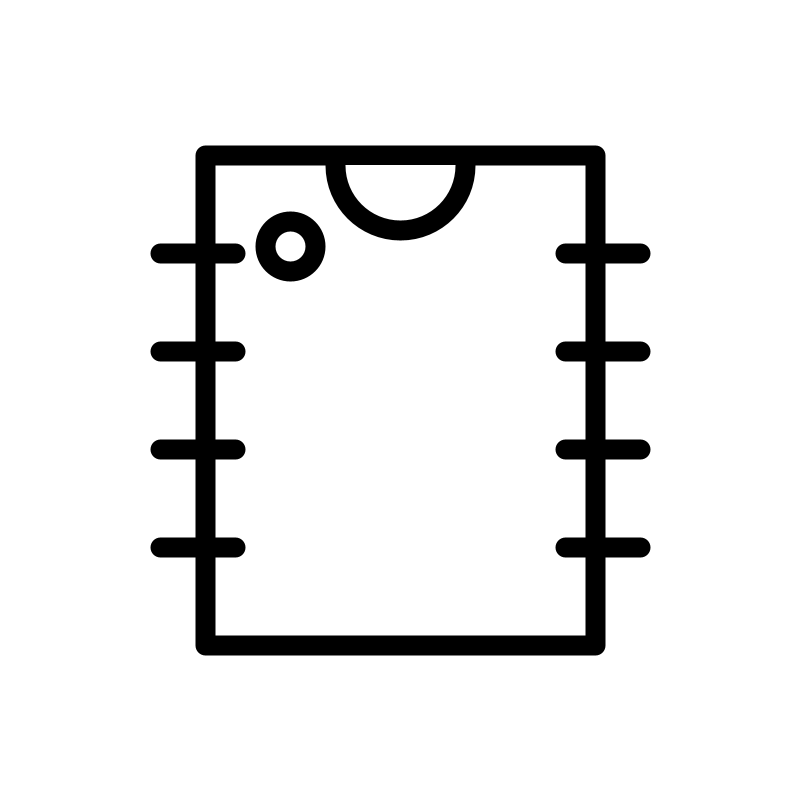
Frame 1 (no input)
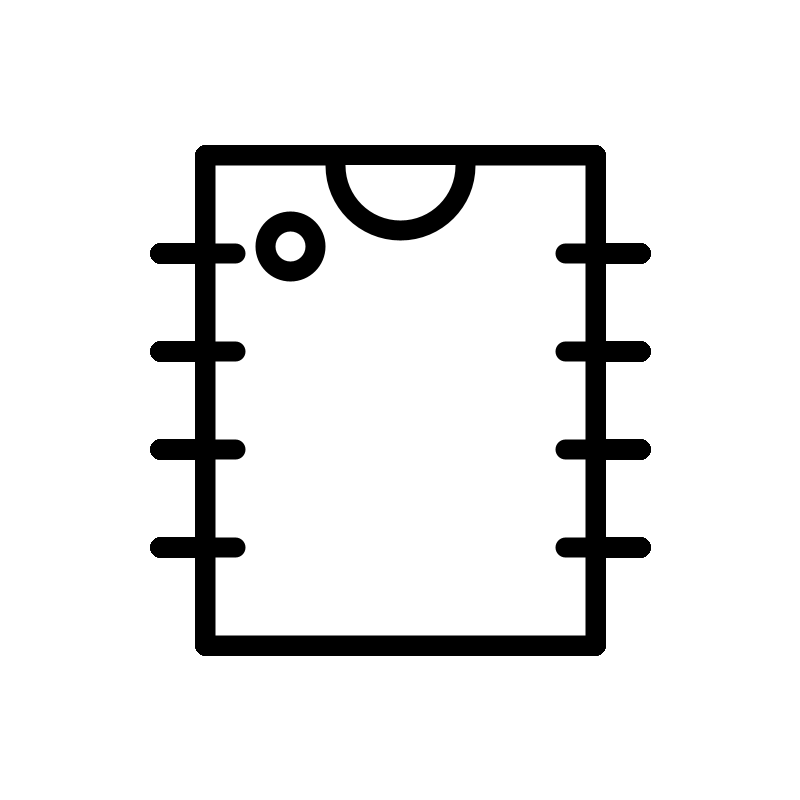
Frame 60 (the mouse pressed at the canvas centre just before this capture)
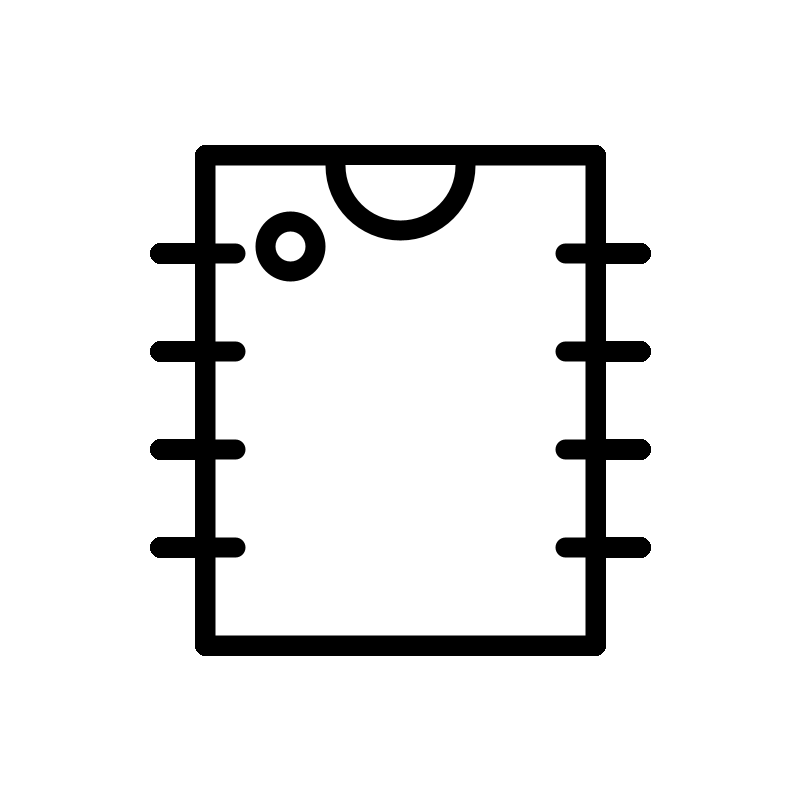
Frame 120 (the mouse held since frame 60 and released just before this capture)

The Processing sketch that drew these frames (run headless with seeded random() and noise(); from frame 60 on, the mouse is pressed at the canvas centre):

// Processing sketch: chipSketch
// ── chipSketch.pde
float hSize = 390, vSize = 490;
void setup(){
  size(800,800);
  background(255);
  strokeWeight(20);
  strokeCap(ROUND);
  strokeJoin(ROUND);
}

void draw(){
  translate(width/2,height/2);
  chip();
}

void chip(){
  beginShape();
  vertex(-hSize/2, -vSize/2);
  vertex(hSize/2, -vSize/2);
  vertex(hSize/2, vSize/2);
  vertex(-hSize/2, vSize/2);
  endShape(CLOSE);

  line(hSize/2 - 30, -1.5*vSize/5, hSize/2 + 45, -1.5*vSize/5);
  line(hSize/2 - 30, -0.5*vSize/5, hSize/2 + 45, -0.5*vSize/5);
  line(hSize/2 - 30,  0.5*vSize/5, hSize/2 + 45,  0.5*vSize/5);
  line(hSize/2 - 30,  1.5*vSize/5, hSize/2 + 45,  1.5*vSize/5);

  line(-hSize/2 + 30, -1.5*vSize/5, -hSize/2 - 45, -1.5*vSize/5);
  line(-hSize/2 + 30, -0.5*vSize/5, -hSize/2 - 45, -0.5*vSize/5);
  line(-hSize/2 + 30,  0.5*vSize/5, -hSize/2 - 45,  0.5*vSize/5);
  line(-hSize/2 + 30,  1.5*vSize/5, -hSize/2 - 45,  1.5*vSize/5);

  arc(0,-vSize/2 + 10, hSize/3, hSize/3, 0, PI);
  ellipse(-hSize/3 +20, -vSize/3 + 10, 50, 50);
}
